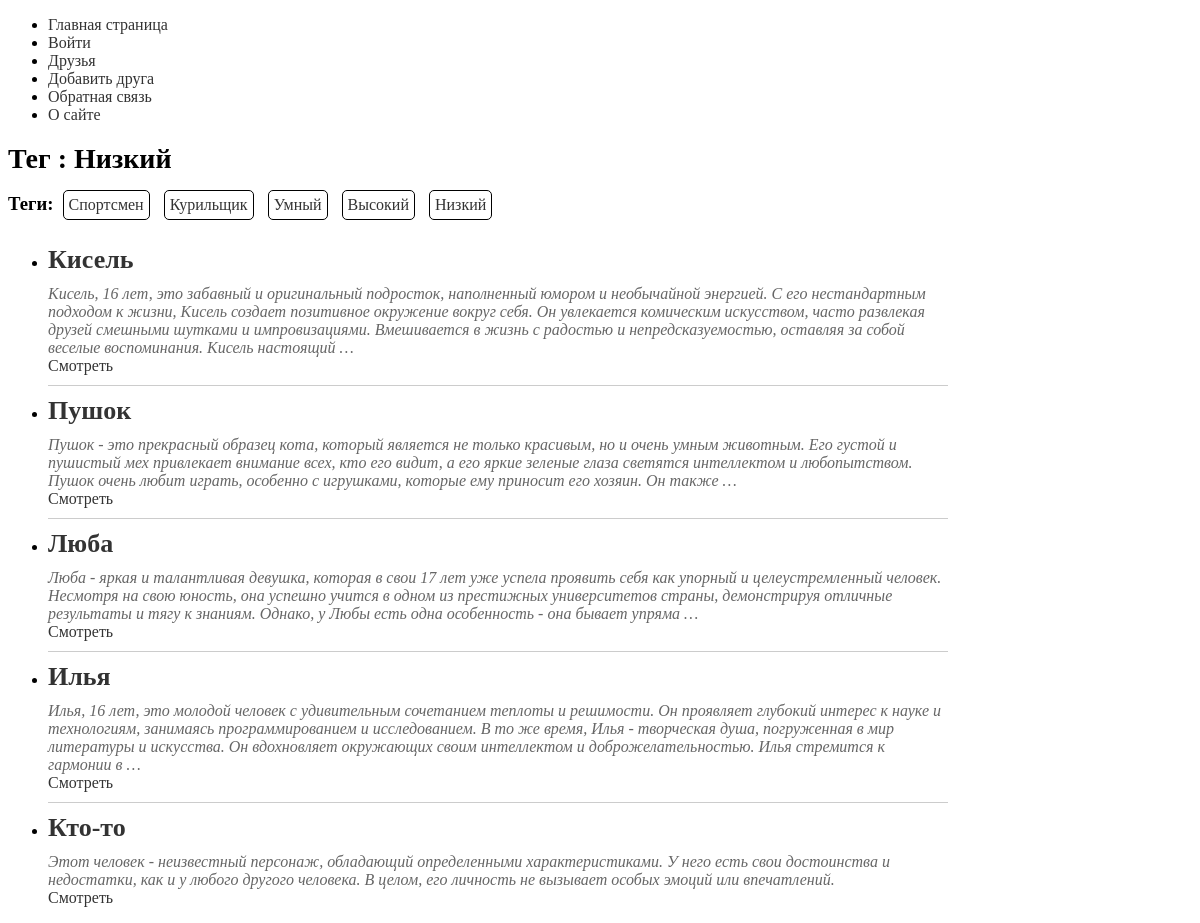
The app's page /tag/short/ with its own data.
### myapp/models.py (models this page shows, shortened)
class TagFriends(models.Model):
    objects = models.Manager()
    tag = models.CharField(max_length=100, db_index=True)
    slug = models.SlugField(max_length=255, unique=True, db_index=True)
    def get_absolute_url(self):
        return reverse("tag", kwargs={"tag_slug": self.slug})

class Friends(models.Model):
    class Status(models.IntegerChoices):
        NOT_THE_BEST = 0, "Не лучший друг"
        THE_BEST = 1, "Лучший друг"
    name = models.CharField(max_length=255)
    slug = models.SlugField(max_length=255, unique=True, db_index=True)
    description = models.TextField(blank=True)
    time_create = models.DateTimeField(auto_now_add=True)
    time_update = models.DateTimeField(auto_now=True)
    is_the_best = models.BooleanField(choices=Status.choices, default=Status.NOT_THE_BEST)
    gender = models.ForeignKey("Gender", on_delete=models.PROTECT, related_name="notes")
    tags = models.ManyToManyField("TagFriends", blank=True, related_name="tags")
    objects = models.Manager()
    is_the_best_manager = IsTheBestManager()
    girlfriend = models.OneToOneField("GirlFriend", on_delete=models.SET_NULL, null=True,
                                      blank="True", related_name="boyfriend")
    class Meta:
        pass
    def get_absolute_url(self):
        return reverse("friend-slug", kwargs={"fr_slug": self.slug})

### myapp/views.py (the view)
# urls.py: path("tag/<slug:tag_slug>/", views.show_tag_friends, name="tag")
def show_tag_friends(request, tag_slug):
    tag = get_object_or_404(TagFriends, slug=tag_slug)
    friends = tag.tags.all()  # tag.tags.filter(is_the_best=Friends.Status.THE_BEST)
    data = {
        "title": f"Тег : {tag.tag}",
        "menu": menu,
        "friends": friends,
        "gender_selected": None,
    }
    return render(request, "myapp/friends.html", context=data)

### myapp/models.py (called while the page is built)
    def __str__(self):
        return self.name

### myapp/templatetags/friends_tags.py (called while the page is built)
@register.inclusion_tag("myapp/list_tags.html")
def show_all_tags():
    return {"tags": TagFriends.objects.all()}

### myapp/templates/myapp/friends.html
{% extends 'base.html' %}
{% load friends_tags %}
{% block content %}
{% show_all_tags %}
<ul class="friend-list">
    {% for friend in friends %}
    <li class="friend-item">
        <h2 class="friend-name">{{ friend.name }}</h2>
        <div class="info">
            {% autoescape off %}
            {{ friend.description|truncatewords:50 }}
            {% endautoescape %}
        </div>
        <a href="{{ friend.get_absolute_url }}">Смотреть</a>
        {% if not forloop.last %}
        <hr class="friend-divider">
        {% endif %}
    </li>
    {% endfor %}
</ul>
{% endblock %}

### myapp/templates/myapp/list_tags.html
{% if tags %}
<h3 style="display: inline-block; margin: 0;">Теги:</h3>
<ul class="tags-ul">
    {% for t in tags %}
    <li class="tags-li">
        <a href="{{t.get_absolute_url}}">{{t.tag}}</a>
    </li>
    {% endfor %}
</ul>
{% endif %}

### myapp/static/myapp/css/styles.css (style rules this page uses)
a { text-decoration: none; color: #333; }
.friend-list { margin-top: 20px; }
.friend-name { margin: 0; font-size: 26px; color: #333; }
.friend-divider { border: 0; border-top: 1px solid #ccc; margin: 10px 0; }
.friend-item { width: 900px; }
.info { color: #666; font-style: italic; margin-top: 10px; }
.tags-ul { display: inline-block; list-style-type: none; margin: 0; padding: 0; }
.tags-li { display: inline-block; text-size: 12px; margin: 5px; padding: 5px; border: 1px solid #000; border-radius: 5px; }

### records on screen
TagFriends: tag "Спортсмен"
TagFriends: tag "Курильщик"
TagFriends: tag "Умный"
TagFriends: tag "Высокий"
TagFriends: tag "Низкий"
Friends: name "Кисель", description "Кисель, 16 лет, это забавный и оригинальный подросток, наполненный юмором и необычайной энергией. С его нестандартным подходом к жизни, Кисель создает позитивное окружение вокруг себя. Он увлекается комическим искусством, часто развлекая друзей смешными шутками и импровизациями. Вмешивается в жизнь с радостью и непредсказуемостью, оставляя за собой веселые воспоминания. Кисель настоящий …"
Friends: name "Пушок", description "Пушок - это прекрасный образец кота, который является не только красивым, но и очень умным животным. Его густой и пушистый мех привлекает внимание всех, кто его видит, а его яркие зеленые глаза светятся интеллектом и любопытством. Пушок очень любит играть, особенно с игрушками, которые ему приносит его хозяин. Он также …"
Friends: name "Люба", description "Люба - яркая и талантливая девушка, которая в свои 17 лет уже успела проявить себя как упорный и целеустремленный человек. Несмотря на свою юность, она успешно учится в одном из престижных университетов страны, демонстрируя отличные результаты и тягу к знаниям. Однако, у Любы есть одна особенность - она бывает упряма …"
Friends: name "Илья", description "Илья, 16 лет, это молодой человек с удивительным сочетанием теплоты и решимости. Он проявляет глубокий интерес к науке и технологиям, занимаясь программированием и исследованием. В то же время, Илья - творческая душа, погруженная в мир литературы и искусства. Он вдохновляет окружающих своим интеллектом и доброжелательностью. Илья стремится к гармонии в …"
Friends: name "Кто-то", description "Этот человек - неизвестный персонаж, обладающий определенными характеристиками. У него есть свои достоинства и недостатки, как и у любого другого человека. В целом, его личность не вызывает особых эмоций или впечатлений."

### other values on screen
{{ m.title }} "Главная страница" "Войти" "Друзья" "Добавить друга" "Обратная связь" "О сайте"
{{ title }} "Тег : Низкий"
